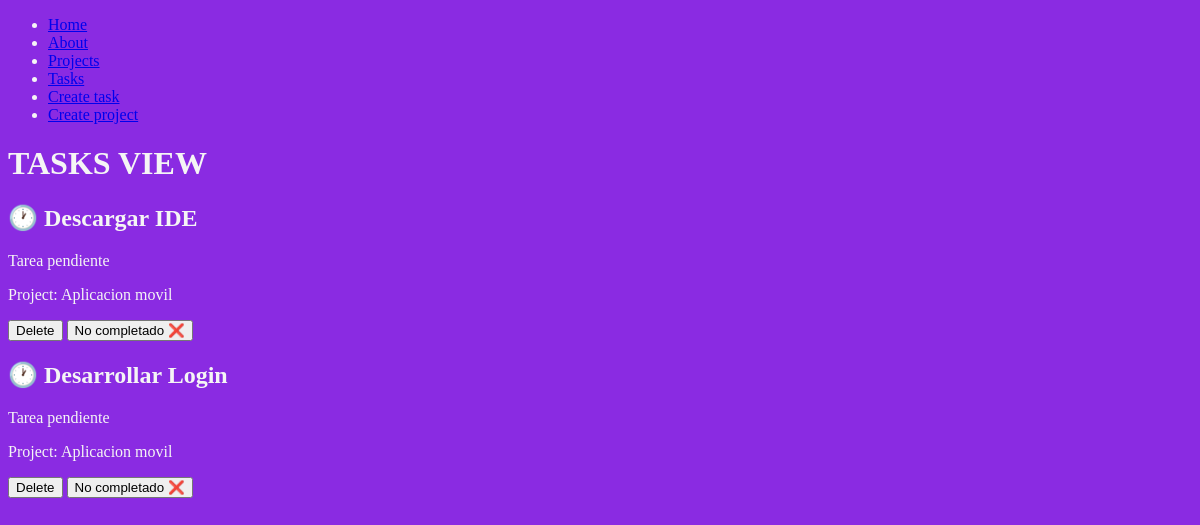
The page /tasks/ on the database as committed earlier.
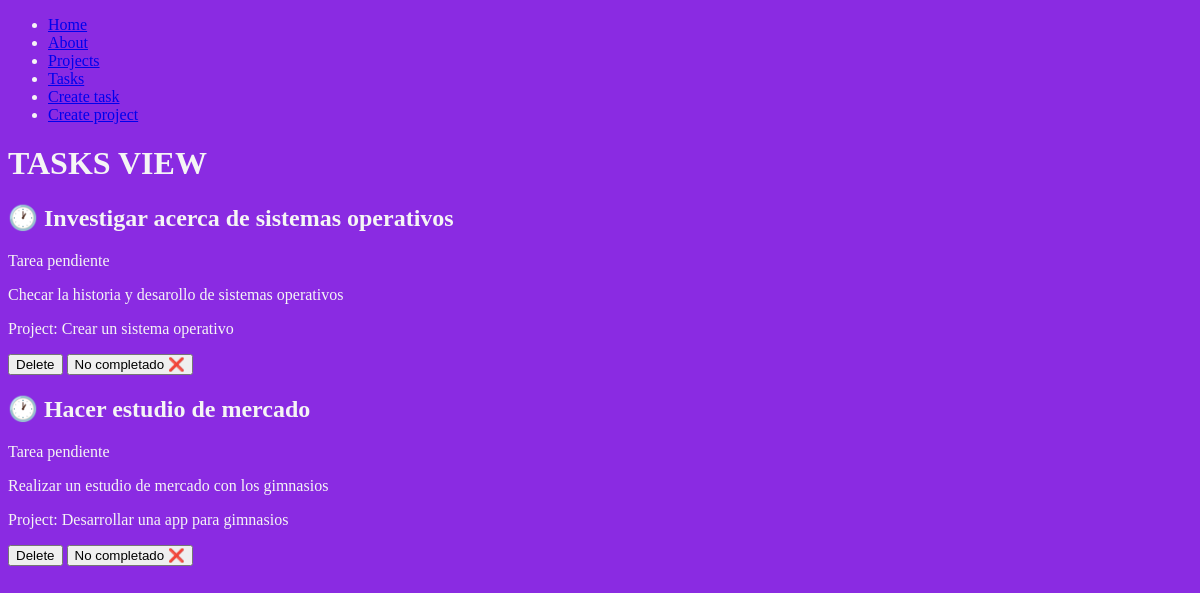
The same page on the database as committed later.
### myapp/models.py (models this page shows, shortened)
class Task(models.Model):
    title = models.CharField(max_length=200)
    description = models.TextField()
    project = models.ForeignKey(Project, on_delete=models.CASCADE)
    done = models.BooleanField(default=False)

class Project(models.Model):
    name = models.CharField(max_length=200)

### myapp/views.py (the view)
# urls.py: path('tasks/', views.tasks, name="tasks"),
def tasks(request):
    tasks = Task.objects.all()
    return render(request, 'tasks.html', {
        'tasks': tasks
    })

### myapp/templates/tasks.html
{% extends './layouts/base.html' %}
{% block content%}
<h1>TASKS VIEW</h1>
<section>
    {% for task in tasks %}
    <div>
        <h2>
            {% if task.done == True %}
            ✅
            {% else %}
            🕐
            {% endif%}
            {{ task.title }}
        </h2>
        {% if task.done == True %}
        <p>Tarea realizada</p>
        {% else %}
        <p>Tarea pendiente</p>
        {% endif %}
        <p>{{ task.description }}</p>
        <p>Project: {{ task.project.name }}</p>
        <button>Delete</button>
        {% if task.done == True %}
        <button>
            Completado ✅
        </button>
        {% else %}
        <button>
            No completado ❌
        </button>
        {% endif%}
    </div>
    {% endfor %}
</section>
{% endblock%}

### myapp/templates/layouts/base.html (shortened to what this page needs)
{% load static %}
<!DOCTYPE html>
<html lang="en">
<head>
    <link rel="stylesheet" href="{% static '/styles/main.css'%}">
</head>
<body>
    <nav>
        <ul>
            <li>
                <a href="{% url 'index'%}">Home</a>
            </li>
            <li>
                <a href="{% url 'about'%}">About</a>
            </li>
            <li>
                <a href="{% url 'projects'%}">Projects</a>
            </li>
            <li>
                <a href="{% url 'tasks'%}">Tasks</a>
            </li>
            <li>
                <a href="{% url 'create_task'%}"">Create task</a>
            </li>
            <li>
                <a href=" {% url 'create_project' %}">Create project</a>
            </li>
        </ul>
    </nav>
    {% block content %}
    {% endblock %}
</body>
</html>

### myapp/static/styles/main.css (style rules this page uses)
body { background-color: blueviolet; color: whitesmoke; }

Rows that differ between the two databases and show on the page:
removed Task: title "Descargar IDE", done "Tarea pendiente", project.name "Aplicacion movil"
removed Task: title "Desarrollar Login", done "Tarea pendiente", project.name "Aplicacion movil"
added Task: title "Investigar acerca de sistemas operativos", done "Tarea pendiente", description "Checar la historia y desarollo de sistemas operativos", project.name "Crear un sistema operativo"
added Task: title "Hacer estudio de mercado", done "Tarea pendiente", description "Realizar un estudio de mercado con los gimnasios", project.name "Desarrollar una app para gimnasios"
